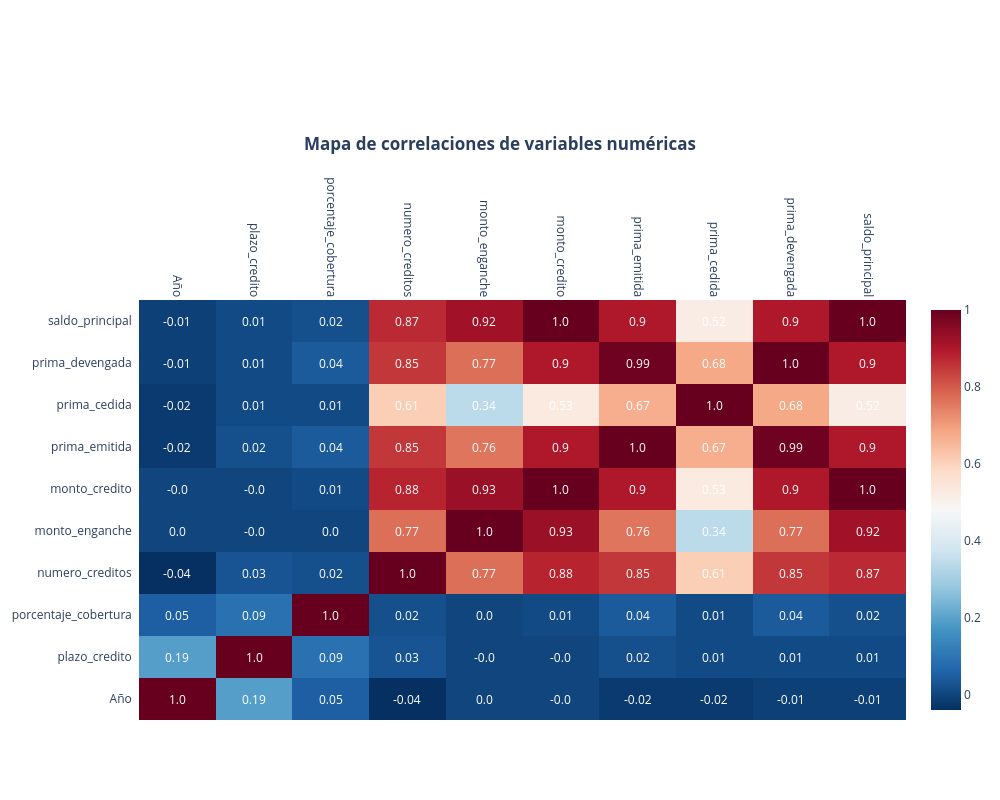

The cell this chart's notebook holds for it:
### Code cell
df_num = df.select_dtypes(include="number")
matriz_corr = df_num.corr()

fig = ff.create_annotated_heatmap(z=matriz_corr.values.round(2),x=list(matriz_corr.columns),
    y=list(matriz_corr.index),colorscale="RdBu_r", showscale=True
)

fig.update_layout(title=dict(text="<b>Mapa de correlaciones de variables numéricas</b>",x=0.5),
    width=1000,height=800,margin=dict(t=300, l=120)
)
fig.update_xaxes(tickangle=90)
fig.show()

### Figure 1 — Plotly figure (JSON) as saved in the notebook; plotly's stock layout.template omitted (floating-point values rounded to 4 significant figures)
{"data": [{"colorscale": [[0, "rgb(5,48,97)"], [0.1, "rgb(33,102,172)"], [0.2, "rgb(67,147,195)"], [0.3, "rgb(146,197,222)"], [0.4, "rgb(209,229,240)"], [0.5, "rgb(247,247,247)"], [0.6, "rgb(253,219,199)"], [0.7, "rgb(244,165,130)"], [0.8, "rgb(214,96,77)"], [0.9, "rgb(178,24,43)"], [1, "rgb(103,0,31)"]], "reversescale": false, "showscale": true, "type": "heatmap", "x": ["Año", "plazo_credito", "porcentaje_cobertura", "numero_creditos", "monto_enganche", "monto_credito", "prima_emitida", "prima_cedida", "prima_devengada", "saldo_principal"], "y": ["Año", "plazo_credito", "porcentaje_cobertura", "numero_creditos", "monto_enganche", "monto_credito", "prima_emitida", "prima_cedida", "prima_devengada", "saldo_principal"], "z": [[1.0, 0.19, 0.05, -0.04, 0.0, -0.0, -0.02, -0.02, -0.01, -0.01], [0.19, 1.0, 0.09, 0.03, -0.0, -0.0, 0.02, 0.01, 0.01, 0.01], [0.05, 0.09, 1.0, 0.02, 0.0, 0.01, 0.04, 0.01, 0.04, 0.02], [-0.04, 0.03, 0.02, 1.0, 0.77, 0.88, 0.85, 0.61, 0.85, 0.87], [0.0, -0.0, 0.0, 0.77, 1.0, 0.93, 0.76, 0.34, 0.77, 0.92], [-0.0, -0.0, 0.01, 0.88, 0.93, 1.0, 0.9, 0.53, 0.9, 1.0], [-0.02, 0.02, 0.04, 0.85, 0.76, 0.9, 1.0, 0.67, 0.99, 0.9], [-0.02, 0.01, 0.01, 0.61, 0.34, 0.53, 0.67, 1.0, 0.68, 0.52], [-0.01, 0.01, 0.04, 0.85, 0.77, 0.9, 0.99, 0.68, 1.0, 0.9], [-0.01, 0.01, 0.02, 0.87, 0.92, 1.0, 0.9, 0.52, 0.9, 1.0]]}], "layout": {"annotations": [{"font": {"color": "#FFFFFF"}, "showarrow": false, "text": "1.0", "x": "Año", "xref": "x", "y": "Año", "yref": "y"}, {"font": {"color": "#FFFFFF"}, "showarrow": false, "text": "0.19", "x": "plazo_credito", "xref": "x", "y": "Año", "yref": "y"}, {"font": {"color": "#FFFFFF"}, "showarrow": false, "text": "0.05", "x": "porcentaje_cobertura", "xref": "x", "y": "Año", "yref": "y"}, {"font": {"color": "#FFFFFF"}, "showarrow": false, "text": "-0.04", "x": "numero_creditos", "xref": "x", "y": "Año", "yref": "y"}, {"font": {"color": "#FFFFFF"}, "showarrow": false, "text": "0.0", "x": "monto_enganche", "xref": "x", "y": "Año", "yref": "y"}, {"font": {"color": "#FFFFFF"}, "showarrow": false, "text": "-0.0", "x": "monto_credito", "xref": "x", "y": "Año", "yref": "y"}, {"font": {"color": "#FFFFFF"}, "showarrow": false, "text": "-0.02", "x": "prima_emitida", "xref": "x", "y": "Año", "yref": "y"}, {"font": {"color": "#FFFFFF"}, "showarrow": false, "text": "-0.02", "x": "prima_cedida", "xref": "x", "y": "Año", "yref": "y"}, {"font": {"color": "#FFFFFF"}, "showarrow": false, "text": "-0.01", "x": "prima_devengada", "xref": "x", "y": "Año", "yref": "y"}, {"font": {"color": "#FFFFFF"}, "showarrow": false, "text": "-0.01", "x": "saldo_principal", "xref": "x", "y": "Año", "yref": "y"}, {"font": {"color": "#FFFFFF"}, "showarrow": false, "text": "0.19", "x": "Año", "xref": "x", "y": "plazo_credito", "yref": "y"}, {"font": {"color": "#FFFFFF"}, "showarrow": false, "text": "1.0", "x": "plazo_credito", "xref": "x", "y": "plazo_credito", "yref": "y"}, {"font": {"color": "#FFFFFF"}, "showarrow": false, "text": "0.09", "x": "porcentaje_cobertura", "xref": "x", "y": "plazo_credito", "yref": "y"}, {"font": {"color": "#FFFFFF"}, "showarrow": false, "text": "0.03", "x": "numero_creditos", "xref": "x", "y": "plazo_credito", "yref": "y"}, {"font": {"color": "#FFFFFF"}, "showarrow": false, "text": "-0.0", "x": "monto_enganche", "xref": "x", "y": "plazo_credito", "yref": "y"}, {"font": {"color": "#FFFFFF"}, "showarrow": false, "text": "-0.0", "x": "monto_credito", "xref": "x", "y": "plazo_credito", "yref": "y"}, {"font": {"color": "#FFFFFF"}, "showarrow": false, "text": "0.02", "x": "prima_emitida", "xref": "x", "y": "plazo_credito", "yref": "y"}, {"font": {"color": "#FFFFFF"}, "showarrow": false, "text": "0.01", "x": "prima_cedida", "xref": "x", "y": "plazo_credito", "yref": "y"}, {"font": {"color": "#FFFFFF"}, "showarrow": false, "text": "0.01", "x": "prima_devengada", "xref": "x", "y": "plazo_credito", "yref": "y"}, {"font": {"color": "#FFFFFF"}, "showarrow": false, "text": "0.01", "x": "saldo_principal", "xref": "x", "y": "plazo_credito", "yref": "y"}, {"font": {"color": "#FFFFFF"}, "showarrow": false, "text": "0.05", "x": "Año", "xref": "x", "y": "porcentaje_cobertura", "yref": "y"}, {"font": {"color": "#FFFFFF"}, "showarrow": false, "text": "0.09", "x": "plazo_credito", "xref": "x", "y": "porcentaje_cobertura", "yref": "y"}, {"font": {"color": "#FFFFFF"}, "showarrow": false, "text": "1.0", "x": "porcentaje_cobertura", "xref": "x", "y": "porcentaje_cobertura", "yref": "y"}, {"font": {"color": "#FFFFFF"}, "showarrow": false, "text": "0.02", "x": "numero_creditos", "xref": "x", "y": "porcentaje_cobertura", "yref": "y"}, {"font": {"color": "#FFFFFF"}, "showarrow": false, "text": "0.0", "x": "monto_enganche", "xref": "x", "y": "porcentaje_cobertura", "yref": "y"}, {"font": {"color": "#FFFFFF"}, "showarrow": false, "text": "0.01", "x": "monto_credito", "xref": "x", "y": "porcentaje_cobertura", "yref": "y"}, {"font": {"color": "#FFFFFF"}, "showarrow": false, "text": "0.04", "x": "prima_emitida", "xref": "x", "y": "porcentaje_cobertura", "yref": "y"}, {"font": {"color": "#FFFFFF"}, "showarrow": false, "text": "0.01", "x": "prima_cedida", "xref": "x", "y": "porcentaje_cobertura", "yref": "y"}, {"font": {"color": "#FFFFFF"}, "showarrow": false, "text": "0.04", "x": "prima_devengada", "xref": "x", "y": "porcentaje_cobertura", "yref": "y"}, {"font": {"color": "#FFFFFF"}, "showarrow": false, "text": "0.02", "x": "saldo_principal", "xref": "x", "y": "porcentaje_cobertura", "yref": "y"}, {"font": {"color": "#FFFFFF"}, "showarrow": false, "text": "-0.04", "x": "Año", "xref": "x", "y": "numero_creditos", "yref": "y"}, {"font": {"color": "#FFFFFF"}, "showarrow": false, "text": "0.03", "x": "plazo_credito", "xref": "x", "y": "numero_creditos", "yref": "y"}, {"font": {"color": "#FFFFFF"}, "showarrow": false, "text": "0.02", "x": "porcentaje_cobertura", "xref": "x", "y": "numero_creditos", "yref": "y"}, {"font": {"color": "#FFFFFF"}, "showarrow": false, "text": "1.0", "x": "numero_creditos", "xref": "x", "y": "numero_creditos", "yref": "y"}, {"font": {"color": "#FFFFFF"}, "showarrow": false, "text": "0.77", "x": "monto_enganche", "xref": "x", "y": "numero_creditos", "yref": "y"}, {"font": {"color": "#FFFFFF"}, "showarrow": false, "text": "0.88", "x": "monto_credito", "xref": "x", "y": "numero_creditos", "yref": "y"}, {"font": {"color": "#FFFFFF"}, "showarrow": false, "text": "0.85", "x": "prima_emitida", "xref": "x", "y": "numero_creditos", "yref": "y"}, {"font": {"color": "#FFFFFF"}, "showarrow": false, "text": "0.61", "x": "prima_cedida", "xref": "x", "y": "numero_creditos", "yref": "y"}, {"font": {"color": "#FFFFFF"}, "showarrow": false, "text": "0.85", "x": "prima_devengada", "xref": "x", "y": "numero_creditos", "yref": "y"}, {"font": {"color": "#FFFFFF"}, "showarrow": false, "text": "0.87", "x": "saldo_principal", "xref": "x", "y": "numero_creditos", "yref": "y"}, {"font": {"color": "#FFFFFF"}, "showarrow": false, "text": "0.0", "x": "Año", "xref": "x", "y": "monto_enganche", "yref": "y"}, {"font": {"color": "#FFFFFF"}, "showarrow": false, "text": "-0.0", "x": "plazo_credito", "xref": "x", "y": "monto_enganche", "yref": "y"}, {"font": {"color": "#FFFFFF"}, "showarrow": false, "text": "0.0", "x": "porcentaje_cobertura", "xref": "x", "y": "monto_enganche", "yref": "y"}, {"font": {"color": "#FFFFFF"}, "showarrow": false, "text": "0.77", "x": "numero_creditos", "xref": "x", "y": "monto_enganche", "yref": "y"}, {"font": {"color": "#FFFFFF"}, "showarrow": false, "text": "1.0", "x": "monto_enganche", "xref": "x", "y": "monto_enganche", "yref": "y"}, {"font": {"color": "#FFFFFF"}, "showarrow": false, "text": "0.93", "x": "monto_credito", "xref": "x", "y": "monto_enganche", "yref": "y"}, {"font": {"color": "#FFFFFF"}, "showarrow": false, "text": "0.76", "x": "prima_emitida", "xref": "x", "y": "monto_enganche", "yref": "y"}, {"font": {"color": "#FFFFFF"}, "showarrow": false, "text": "0.34", "x": "prima_cedida", "xref": "x", "y": "monto_enganche", "yref": "y"}, {"font": {"color": "#FFFFFF"}, "showarrow": false, "text": "0.77", "x": "prima_devengada", "xref": "x", "y": "monto_enganche", "yref": "y"}, {"font": {"color": "#FFFFFF"}, "showarrow": false, "text": "0.92", "x": "saldo_principal", "xref": "x", "y": "monto_enganche", "yref": "y"}, {"font": {"color": "#FFFFFF"}, "showarrow": false, "text": "-0.0", "x": "Año", "xref": "x", "y": "monto_credito", "yref": "y"}, {"font": {"color": "#FFFFFF"}, "showarrow": false, "text": "-0.0", "x": "plazo_credito", "xref": "x", "y": "monto_credito", "yref": "y"}, {"font": {"color": "#FFFFFF"}, "showarrow": false, "text": "0.01", "x": "porcentaje_cobertura", "xref": "x", "y": "monto_credito", "yref": "y"}, {"font": {"color": "#FFFFFF"}, "showarrow": false, "text": "0.88", "x": "numero_creditos", "xref": "x", "y": "monto_credito", "yref": "y"}, {"font": {"color": "#FFFFFF"}, "showarrow": false, "text": "0.93", "x": "monto_enganche", "xref": "x", "y": "monto_credito", "yref": "y"}, {"font": {"color": "#FFFFFF"}, "showarrow": false, "text": "1.0", "x": "monto_credito", "xref": "x", "y": "monto_credito", "yref": "y"}, {"font": {"color": "#FFFFFF"}, "showarrow": false, "text": "0.9", "x": "prima_emitida", "xref": "x", "y": "monto_credito", "yref": "y"}, {"font": {"color": "#FFFFFF"}, "showarrow": false, "text": "0.53", "x": "prima_cedida", "xref": "x", "y": "monto_credito", "yref": "y"}, {"font": {"color": "#FFFFFF"}, "showarrow": false, "text": "0.9", "x": "prima_devengada", "xref": "x", "y": "monto_credito", "yref": "y"}, {"font": {"color": "#FFFFFF"}, "showarrow": false, "text": "1.0", "x": "saldo_principal", "xref": "x", "y": "monto_credito", "yref": "y"}, {"font": {"color": "#FFFFFF"}, "showarrow": false, "text": "-0.02", "x": "Año", "xref": "x", "y": "prima_emitida", "yref": "y"}, {"font": {"color": "#FFFFFF"}, "showarrow": false, "text": "0.02", "x": "plazo_credito", "xref": "x", "y": "prima_emitida", "yref": "y"}, {"font": {"color": "#FFFFFF"}, "showarrow": false, "text": "0.04", "x": "porcentaje_cobertura", "xref": "x", "y": "prima_emitida", "yref": "y"}, {"font": {"color": "#FFFFFF"}, "showarrow": false, "text": "0.85", "x": "numero_creditos", "xref": "x", "y": "prima_emitida", "yref": "y"}, {"font": {"color": "#FFFFFF"}, "showarrow": false, "text": "0.76", "x": "monto_enganche", "xref": "x", "y": "prima_emitida", "yref": "y"}, {"font": {"color": "#FFFFFF"}, "showarrow": false, "text": "0.9", "x": "monto_credito", "xref": "x", "y": "prima_emitida", "yref": "y"}, {"font": {"color": "#FFFFFF"}, "showarrow": false, "text": "1.0", "x": "prima_emitida", "xref": "x", "y": "prima_emitida", "yref": "y"}, {"font": {"color": "#FFFFFF"}, "showarrow": false, "text": "0.67", "x": "prima_cedida", "xref": "x", "y": "prima_emitida", "yref": "y"}, {"font": {"color": "#FFFFFF"}, "showarrow": false, "text": "0.99", "x": "prima_devengada", "xref": "x", "y": "prima_emitida", "yref": "y"}, {"font": {"color": "#FFFFFF"}, "showarrow": false, "text": "0.9", "x": "saldo_principal", "xref": "x", "y": "prima_emitida", "yref": "y"}, {"font": {"color": "#FFFFFF"}, "showarrow": false, "text": "-0.02", "x": "Año", "xref": "x", "y": "prima_cedida", "yref": "y"}, {"font": {"color": "#FFFFFF"}, "showarrow": false, "text": "0.01", "x": "plazo_credito", "xref": "x", "y": "prima_cedida", "yref": "y"}, {"font": {"color": "#FFFFFF"}, "showarrow": false, "text": "0.01", "x": "porcentaje_cobertura", "xref": "x", "y": "prima_cedida", "yref": "y"}, {"font": {"color": "#FFFFFF"}, "showarrow": false, "text": "0.61", "x": "numero_creditos", "xref": "x", "y": "prima_cedida", "yref": "y"}, {"font": {"color": "#FFFFFF"}, "showarrow": false, "text": "0.34", "x": "monto_enganche", "xref": "x", "y": "prima_cedida", "yref": "y"}, {"font": {"color": "#FFFFFF"}, "showarrow": false, "text": "0.53", "x": "monto_credito", "xref": "x", "y": "prima_cedida", "yref": "y"}, {"font": {"color": "#FFFFFF"}, "showarrow": false, "text": "0.67", "x": "prima_emitida", "xref": "x", "y": "prima_cedida", "yref": "y"}, {"font": {"color": "#FFFFFF"}, "showarrow": false, "text": "1.0", "x": "prima_cedida", "xref": "x", "y": "prima_cedida", "yref": "y"}, {"font": {"color": "#FFFFFF"}, "showarrow": false, "text": "0.68", "x": "prima_devengada", "xref": "x", "y": "prima_cedida", "yref": "y"}, {"font": {"color": "#FFFFFF"}, "showarrow": false, "text": "0.52", "x": "saldo_principal", "xref": "x", "y": "prima_cedida", "yref": "y"}, {"font": {"color": "#FFFFFF"}, "showarrow": false, "text": "-0.01", "x": "Año", "xref": "x", "y": "prima_devengada", "yref": "y"}, {"font": {"color": "#FFFFFF"}, "showarrow": false, "text": "0.01", "x": "plazo_credito", "xref": "x", "y": "prima_devengada", "yref": "y"}, {"font": {"color": "#FFFFFF"}, "showarrow": false, "text": "0.04", "x": "porcentaje_cobertura", "xref": "x", "y": "prima_devengada", "yref": "y"}, {"font": {"color": "#FFFFFF"}, "showarrow": false, "text": "0.85", "x": "numero_creditos", "xref": "x", "y": "prima_devengada", "yref": "y"}, {"font": {"color": "#FFFFFF"}, "showarrow": false, "text": "0.77", "x": "monto_enganche", "xref": "x", "y": "prima_devengada", "yref": "y"}, {"font": {"color": "#FFFFFF"}, "showarrow": false, "text": "0.9", "x": "monto_credito", "xref": "x", "y": "prima_devengada", "yref": "y"}, {"font": {"color": "#FFFFFF"}, "showarrow": false, "text": "0.99", "x": "prima_emitida", "xref": "x", "y": "prima_devengada", "yref": "y"}, {"font": {"color": "#FFFFFF"}, "showarrow": false, "text": "0.68", "x": "prima_cedida", "xref": "x", "y": "prima_devengada", "yref": "y"}, {"font": {"color": "#FFFFFF"}, "showarrow": false, "text": "1.0", "x": "prima_devengada", "xref": "x", "y": "prima_devengada", "yref": "y"}, {"font": {"color": "#FFFFFF"}, "showarrow": false, "text": "0.9", "x": "saldo_principal", "xref": "x", "y": "prima_devengada", "yref": "y"}, {"font": {"color": "#FFFFFF"}, "showarrow": false, "text": "-0.01", "x": "Año", "xref": "x", "y": "saldo_principal", "yref": "y"}, {"font": {"color": "#FFFFFF"}, "showarrow": false, "text": "0.01", "x": "plazo_credito", "xref": "x", "y": "saldo_principal", "yref": "y"}, {"font": {"color": "#FFFFFF"}, "showarrow": false, "text": "0.02", "x": "porcentaje_cobertura", "xref": "x", "y": "saldo_principal", "yref": "y"}, {"font": {"color": "#FFFFFF"}, "showarrow": false, "text": "0.87", "x": "numero_creditos", "xref": "x", "y": "saldo_principal", "yref": "y"}, {"font": {"color": "#FFFFFF"}, "showarrow": false, "text": "0.92", "x": "monto_enganche", "xref": "x", "y": "saldo_principal", "yref": "y"}, {"font": {"color": "#FFFFFF"}, "showarrow": false, "text": "1.0", "x": "monto_credito", "xref": "x", "y": "saldo_principal", "yref": "y"}, {"font": {"color": "#FFFFFF"}, "showarrow": false, "text": "0.9", "x": "prima_emitida", "xref": "x", "y": "saldo_principal", "yref": "y"}, {"font": {"color": "#FFFFFF"}, "showarrow": false, "text": "0.52", "x": "prima_cedida", "xref": "x", "y": "saldo_principal", "yref": "y"}, {"font": {"color": "#FFFFFF"}, "showarrow": false, "text": "0.9", "x": "prima_devengada", "xref": "x", "y": "saldo_principal", "yref": "y"}, {"font": {"color": "#FFFFFF"}, "showarrow": false, "text": "1.0", "x": "saldo_principal", "xref": "x", "y": "saldo_principal", "yref": "y"}], "height": 800, "margin": {"l": 120, "t": 300}, "title": {"text": "<b>Mapa de correlaciones de variables numéricas</b>", "x": 0.5}, "width": 1000, "xaxis": {"dtick": 1, "gridcolor": "rgb(0, 0, 0)", "side": "top", "tickangle": 90, "ticks": ""}, "yaxis": {"dtick": 1, "ticks": "", "ticksuffix": "  "}}}
